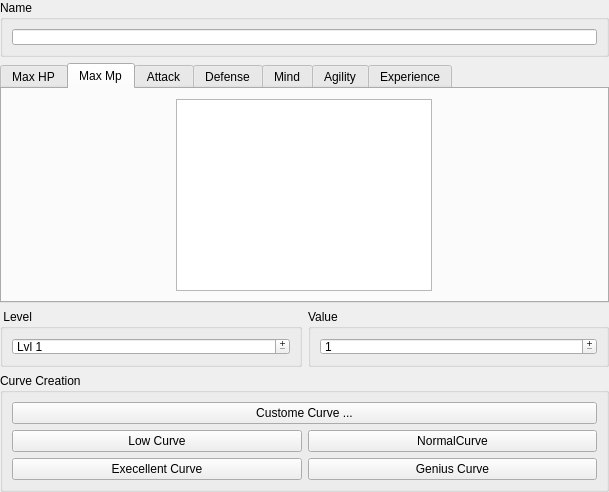
<?xml version="1.0" encoding="UTF-8"?>
<ui version="4.0">
 <class>CurvePropertiesDB</class>
 <widget class="QWidget" name="CurvePropertiesDB">
  <property name="geometry">
   <rect>
    <x>0</x>
    <y>0</y>
    <width>609</width>
    <height>492</height>
   </rect>
  </property>
  <property name="minimumSize">
   <size>
    <width>0</width>
    <height>492</height>
   </size>
  </property>
  <property name="maximumSize">
   <size>
    <width>16777215</width>
    <height>492</height>
   </size>
  </property>
  <property name="windowTitle">
   <string>Form</string>
  </property>
  <layout class="QGridLayout" name="gridLayout">
   <property name="leftMargin">
    <number>0</number>
   </property>
   <property name="topMargin">
    <number>0</number>
   </property>
   <property name="rightMargin">
    <number>0</number>
   </property>
   <property name="bottomMargin">
    <number>0</number>
   </property>
   <item row="0" column="0" colspan="2">
    <widget class="QGroupBox" name="groupCurveName">
     <property name="enabled">
      <bool>true</bool>
     </property>
     <property name="sizePolicy">
      <sizepolicy hsizetype="Preferred" vsizetype="Fixed">
       <horstretch>0</horstretch>
       <verstretch>0</verstretch>
      </sizepolicy>
     </property>
     <property name="minimumSize">
      <size>
       <width>0</width>
       <height>50</height>
      </size>
     </property>
     <property name="title">
      <string>Name</string>
     </property>
     <property name="alignment">
      <set>Qt::AlignLeading|Qt::AlignLeft|Qt::AlignTop</set>
     </property>
     <layout class="QGridLayout" name="gridLayout_36">
      <item row="0" column="0">
       <widget class="QLineEdit" name="lineCurveName">
        <property name="sizePolicy">
         <sizepolicy hsizetype="Expanding" vsizetype="Expanding">
          <horstretch>0</horstretch>
          <verstretch>0</verstretch>
         </sizepolicy>
        </property>
        <property name="minimumSize">
         <size>
          <width>0</width>
          <height>0</height>
         </size>
        </property>
       </widget>
      </item>
     </layout>
    </widget>
   </item>
   <item row="1" column="0" colspan="2">
    <widget class="QTabWidget" name="tabCurve">
     <property name="tabPosition">
      <enum>QTabWidget::North</enum>
     </property>
     <property name="tabShape">
      <enum>QTabWidget::Rounded</enum>
     </property>
     <property name="currentIndex">
      <number>1</number>
     </property>
     <widget class="QWidget" name="tabCurveHp">
      <attribute name="title">
       <string>Max HP</string>
      </attribute>
      <layout class="QGridLayout" name="gridLayout_37">
       <item row="0" column="0">
        <widget class="QGraphicsView" name="graphicsCurveHP">
         <property name="sizePolicy">
          <sizepolicy hsizetype="Fixed" vsizetype="Fixed">
           <horstretch>0</horstretch>
           <verstretch>0</verstretch>
          </sizepolicy>
         </property>
        </widget>
       </item>
      </layout>
     </widget>
     <widget class="QWidget" name="tabCurveMp">
      <attribute name="title">
       <string>Max Mp</string>
      </attribute>
      <layout class="QGridLayout" name="gridLayout_38">
       <item row="0" column="0">
        <widget class="QGraphicsView" name="graphicsCurveMP">
         <property name="sizePolicy">
          <sizepolicy hsizetype="Fixed" vsizetype="Fixed">
           <horstretch>0</horstretch>
           <verstretch>0</verstretch>
          </sizepolicy>
         </property>
        </widget>
       </item>
      </layout>
     </widget>
     <widget class="QWidget" name="tabCurveAttack">
      <attribute name="title">
       <string>Attack</string>
      </attribute>
      <layout class="QGridLayout" name="gridLayout_39">
       <item row="0" column="0">
        <widget class="QGraphicsView" name="graphicsCurveAttack">
         <property name="sizePolicy">
          <sizepolicy hsizetype="Fixed" vsizetype="Fixed">
           <horstretch>0</horstretch>
           <verstretch>0</verstretch>
          </sizepolicy>
         </property>
        </widget>
       </item>
      </layout>
     </widget>
     <widget class="QWidget" name="tabCurveDefense">
      <attribute name="title">
       <string>Defense</string>
      </attribute>
      <layout class="QGridLayout" name="gridLayout_40">
       <item row="0" column="0">
        <widget class="QGraphicsView" name="graphicsCurveDefense">
         <property name="sizePolicy">
          <sizepolicy hsizetype="Fixed" vsizetype="Fixed">
           <horstretch>0</horstretch>
           <verstretch>0</verstretch>
          </sizepolicy>
         </property>
        </widget>
       </item>
      </layout>
     </widget>
     <widget class="QWidget" name="tabCurveMind">
      <attribute name="title">
       <string>Mind</string>
      </attribute>
      <layout class="QGridLayout" name="gridLayout_41">
       <item row="0" column="0">
        <widget class="QGraphicsView" name="graphicsCurveMind">
         <property name="sizePolicy">
          <sizepolicy hsizetype="Fixed" vsizetype="Fixed">
           <horstretch>0</horstretch>
           <verstretch>0</verstretch>
          </sizepolicy>
         </property>
        </widget>
       </item>
      </layout>
     </widget>
     <widget class="QWidget" name="tabCurveAgility">
      <attribute name="title">
       <string>Agility</string>
      </attribute>
      <layout class="QGridLayout" name="gridLayout_42">
       <item row="0" column="0">
        <widget class="QGraphicsView" name="graphicsCurveAgility">
         <property name="sizePolicy">
          <sizepolicy hsizetype="Fixed" vsizetype="Fixed">
           <horstretch>0</horstretch>
           <verstretch>0</verstretch>
          </sizepolicy>
         </property>
        </widget>
       </item>
      </layout>
     </widget>
     <widget class="QWidget" name="tabCurveExp">
      <attribute name="title">
       <string>Experience</string>
      </attribute>
      <layout class="QGridLayout" name="gridLayout_43">
       <item row="0" column="0">
        <widget class="QGraphicsView" name="graphicsCurveExp">
         <property name="sizePolicy">
          <sizepolicy hsizetype="Fixed" vsizetype="Fixed">
           <horstretch>0</horstretch>
           <verstretch>0</verstretch>
          </sizepolicy>
         </property>
        </widget>
       </item>
      </layout>
     </widget>
    </widget>
   </item>
   <item row="2" column="0">
    <widget class="QGroupBox" name="groupCurveLvl">
     <property name="sizePolicy">
      <sizepolicy hsizetype="Preferred" vsizetype="Preferred">
       <horstretch>0</horstretch>
       <verstretch>0</verstretch>
      </sizepolicy>
     </property>
     <property name="minimumSize">
      <size>
       <width>0</width>
       <height>55</height>
      </size>
     </property>
     <property name="title">
      <string> Level</string>
     </property>
     <property name="alignment">
      <set>Qt::AlignLeading|Qt::AlignLeft|Qt::AlignTop</set>
     </property>
     <layout class="QGridLayout" name="gridLayout_44">
      <item row="0" column="0">
       <widget class="QSpinBox" name="spinCurveLvl">
        <property name="buttonSymbols">
         <enum>QAbstractSpinBox::PlusMinus</enum>
        </property>
        <property name="specialValueText">
         <string/>
        </property>
        <property name="accelerated">
         <bool>false</bool>
        </property>
        <property name="prefix">
         <string>Lvl </string>
        </property>
        <property name="minimum">
         <number>1</number>
        </property>
       </widget>
      </item>
     </layout>
    </widget>
   </item>
   <item row="2" column="1">
    <widget class="QGroupBox" name="groupCurveValue">
     <property name="sizePolicy">
      <sizepolicy hsizetype="Preferred" vsizetype="Preferred">
       <horstretch>0</horstretch>
       <verstretch>0</verstretch>
      </sizepolicy>
     </property>
     <property name="minimumSize">
      <size>
       <width>0</width>
       <height>55</height>
      </size>
     </property>
     <property name="title">
      <string>Value</string>
     </property>
     <property name="alignment">
      <set>Qt::AlignLeading|Qt::AlignLeft|Qt::AlignTop</set>
     </property>
     <layout class="QGridLayout" name="gridLayout_45">
      <item row="0" column="0">
       <widget class="QSpinBox" name="spinCurveValue">
        <property name="buttonSymbols">
         <enum>QAbstractSpinBox::PlusMinus</enum>
        </property>
        <property name="specialValueText">
         <string/>
        </property>
        <property name="accelerated">
         <bool>false</bool>
        </property>
        <property name="prefix">
         <string/>
        </property>
        <property name="minimum">
         <number>1</number>
        </property>
       </widget>
      </item>
     </layout>
    </widget>
   </item>
   <item row="3" column="0" colspan="2">
    <widget class="QGroupBox" name="groupCurveCreation">
     <property name="sizePolicy">
      <sizepolicy hsizetype="Preferred" vsizetype="Fixed">
       <horstretch>0</horstretch>
       <verstretch>0</verstretch>
      </sizepolicy>
     </property>
     <property name="minimumSize">
      <size>
       <width>40</width>
       <height>0</height>
      </size>
     </property>
     <property name="title">
      <string>Curve Creation</string>
     </property>
     <layout class="QGridLayout" name="gridLayout_46">
      <item row="0" column="0" colspan="2">
       <widget class="QPushButton" name="pushCustomeCurve">
        <property name="text">
         <string>Custome Curve ...</string>
        </property>
       </widget>
      </item>
      <item row="1" column="0">
       <widget class="QPushButton" name="pushCurveLow">
        <property name="text">
         <string>Low Curve</string>
        </property>
       </widget>
      </item>
      <item row="1" column="1">
       <widget class="QPushButton" name="pushNormalCurve">
        <property name="text">
         <string>NormalCurve</string>
        </property>
       </widget>
      </item>
      <item row="2" column="0">
       <widget class="QPushButton" name="pushExcellentCurve">
        <property name="text">
         <string>Execellent Curve</string>
        </property>
       </widget>
      </item>
      <item row="2" column="1">
       <widget class="QPushButton" name="pushGeniusCurve">
        <property name="text">
         <string>Genius Curve</string>
        </property>
       </widget>
      </item>
     </layout>
    </widget>
   </item>
  </layout>
 </widget>
 <resources/>
 <connections/>
</ui>
